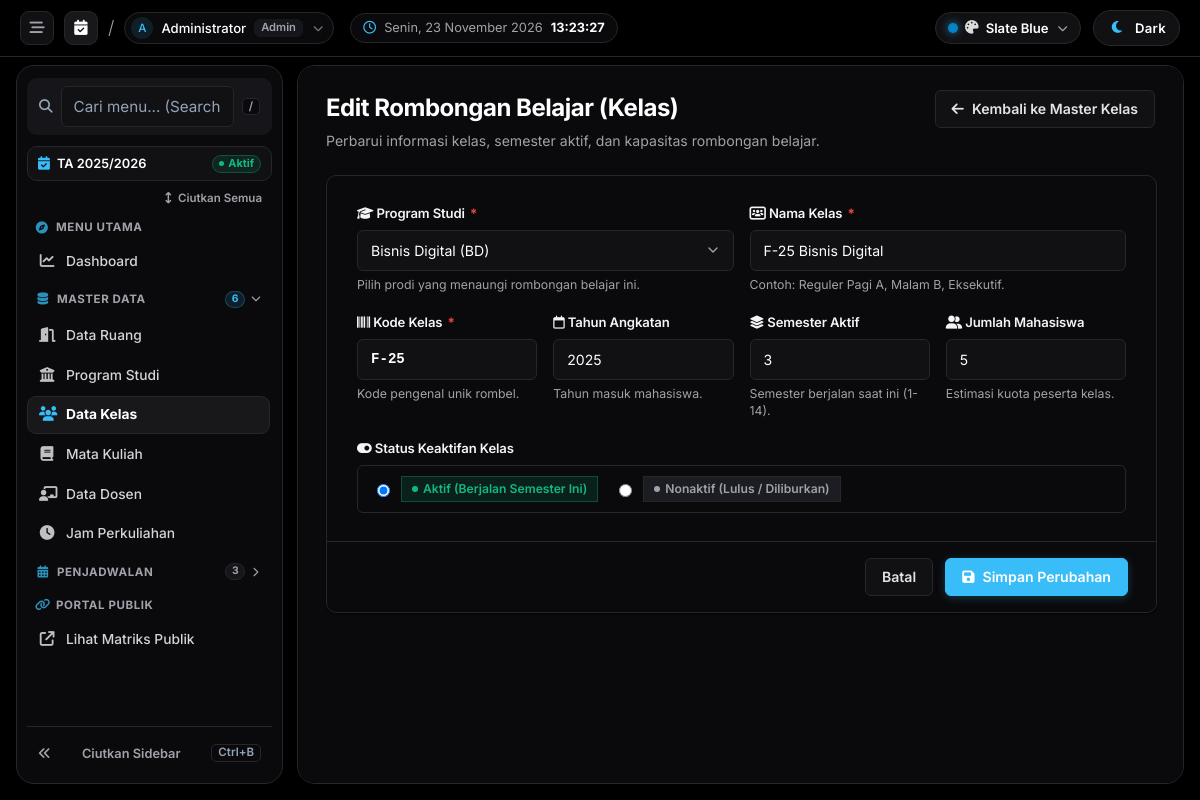
/kelas/edit?id=8 (signed in), run on the app's committed database.
### tables this page shows
CREATE TABLE `kelas` (
  `id` int(11) NOT NULL AUTO_INCREMENT,
  `prodi_id` int(11) NOT NULL,
  `kode_kelas` varchar(30) NOT NULL,
  `nama_kelas` varchar(120) NOT NULL,
  `angkatan` year(4) DEFAULT NULL,
  `semester` int(11) DEFAULT 1,
  `jumlah_mahasiswa` int(11) DEFAULT 0,
  `status` enum('aktif','nonaktif') DEFAULT 'aktif',
  `created_at` timestamp NOT NULL DEFAULT current_timestamp(),
  PRIMARY KEY (`id`),
  UNIQUE KEY `kode_kelas` (`kode_kelas`),
  KEY `fk_kelas_prodi` (`prodi_id`),
  CONSTRAINT `fk_kelas_prodi` FOREIGN KEY (`prodi_id`) REFERENCES `prodi` (`id`)
);

CREATE TABLE `prodi` (
  `id` int(11) NOT NULL AUTO_INCREMENT,
  `kode_prodi` varchar(30) NOT NULL,
  `nama_prodi` varchar(120) NOT NULL,
  `fakultas` varchar(120) DEFAULT NULL,
  `status` enum('aktif','nonaktif') DEFAULT 'aktif',
  `created_at` timestamp NOT NULL DEFAULT current_timestamp(),
  PRIMARY KEY (`id`),
  UNIQUE KEY `kode_prodi` (`kode_prodi`)
);

### app/core/Controller.php (called while the page is built, shortened)
<?php
class Controller
{
    protected function view(string $view, array $data = []): void
    {
        require __DIR__ . '/../views/layouts/main.php';
    }
}

### app/controllers/KelasController.php (called while the page is built, shortened)
<?php
class KelasController extends Controller
{
    public function edit(): void { AuthMiddleware::requireRole(['admin','operator_prodi']); $this->view('kelas/form', ['title'=>'Edit Kelas','item'=>(new Kelas())->find((int)$_GET['id']),'prodi'=>(new Prodi())->all('nama_prodi ASC')]); }
}

### app/core/Router.php (called while the page is built, shortened)
<?php
class Router
{
    private array $routes = [];
    private function add(string $method, string $path, array $handler): void
    {
        $this->routes[$method][trim($path, '/')] = $handler;
    }
    public function dispatch(): void
    {
        $method = $_SERVER['REQUEST_METHOD'];
        $uri = trim(parse_url($_SERVER['REQUEST_URI'], PHP_URL_PATH), '/');
        $uri = $uri ?: 'home';
        $handler = $this->routes[$method][$uri] ?? null;
        [$class, $action] = $handler;
        (new $class())->$action();
    }
}

### public/index.php (called while the page is built, shortened)
<?php
require __DIR__ . '/../app/helpers/functions.php';
spl_autoload_register(function ($class) {
    $paths = [
        __DIR__ . '/../app/core/' . $class . '.php',
        __DIR__ . '/../app/models/' . $class . '.php',
        __DIR__ . '/../app/controllers/' . $class . '.php',
        __DIR__ . '/../app/middleware/' . $class . '.php',
    ];
    foreach ($paths as $path) {
        if (file_exists($path)) {
            return;
        }
    }
});
$router = new Router();
$router->dispatch();

### app/helpers/functions.php (called while the page is built, shortened)
<?php
function app_base_url(): string
{
    static $baseUrl = null;
    if ($baseUrl !== null) {
        return $baseUrl;
    }
    $scriptName = str_replace('\\', '/', $_SERVER['SCRIPT_NAME'] ?? '');
    $basePath = str_replace('\\', '/', dirname($scriptName));
    if ($basePath === '/' || $basePath === '.') {
        return $baseUrl = '';
    }
    $basePath = rtrim($basePath, '/');
    return $baseUrl = rtrim($basePath, '/');
}
function url(string $path = ''): string
{
    return rtrim(app_base_url(), '/') . '/' . ltrim($path, '/');
}
function e(?string $value): string
{
    return htmlspecialchars((string) $value, ENT_QUOTES, 'UTF-8');
}

### app/core/Model.php (called while the page is built, shortened)
<?php
abstract class Model
{
    protected PDO $db;
    protected string $table;
    protected string $primaryKey = 'id';
    public function __construct()
    {
        $this->db = Database::connection();
    }
    public function all(string $orderBy = 'id DESC'): array
    {
        return $this->db->query("SELECT * FROM {$this->table} ORDER BY {$orderBy}")->fetchAll();
    }
    public function find(int $id): ?array
    {
        $stmt = $this->db->prepare("SELECT * FROM {$this->table} WHERE {$this->primaryKey} = ?");
        $stmt->execute([$id]);
        return $stmt->fetch() ?: null;
    }
}

### app/config/database.php (called while the page is built)
<?php
return [
    'host' => getenv('DB_HOST') ?: '127.0.0.1',
    'database' => getenv('DB_DATABASE') ?: 'db_penjadwalan_ruang',
    'username' => getenv('DB_USERNAME') ?: 'root',
    'password' => getenv('DB_PASSWORD') ?: '',
    'charset' => 'utf8mb4',
];

### app/core/Database.php (called while the page is built)
<?php
class Database
{
    private static ?PDO $pdo = null;
    public static function connection(): PDO
    {
        if (self::$pdo === null) {
            $config = require __DIR__ . '/../config/database.php';
            $dsn = "mysql:host={$config['host']};dbname={$config['database']};charset={$config['charset']}";
            self::$pdo = new PDO($dsn, $config['username'], $config['password'], [
                PDO::ATTR_ERRMODE => PDO::ERRMODE_EXCEPTION,
                PDO::ATTR_DEFAULT_FETCH_MODE => PDO::FETCH_ASSOC,
            ]);
        }
        return self::$pdo;
    }
}

### app/views/kelas/form.php (the view, shortened to what this page needs)
<div style="display: flex; justify-content: space-between; align-items: flex-start; margin-bottom: 24px; flex-wrap: wrap; gap: 16px;">
    <div>
        <h2 style="margin: 0; font-size: 1.5rem; font-weight: 700; color: var(--text-main); letter-spacing: -0.02em;">
            <?= $item ? 'Edit Rombongan Belajar (Kelas)' : 'Tambah Kelas Baru' ?>
        </h2>
        <p style="color: var(--text-muted); margin: 4px 0 0; font-size: 0.88rem;">
            <?= $item ? 'Perbarui informasi kelas, semester aktif, dan kapasitas rombongan belajar.' : 'Daftarkan rombongan belajar baru untuk pemetaan plotting jadwal mata kuliah.' ?>
        </p>
    </div>
    <a href="<?= url('kelas') ?>" class="btn btn-secondary">
        <i class="fa-solid fa-arrow-left"></i> Kembali ke Master Kelas
    </a>
</div>
<div class="card" style="width: 100%;">
    <form method="post" action="<?= $item ? url('kelas/update') : url('kelas/store') ?>" data-confirm-submit>
        <div class="form-card-body">
            <div class="form-grid-2" style="margin-bottom: 20px;">
                <div>
                    <label class="form-label">
                        <span><i class="fa-solid fa-graduation-cap mr-1 text-primary"></i> Program Studi <span class="required">*</span></span>
                    </label>
                    <select name="prodi_id" class="form-control" required>
                        <?php foreach ($prodi as $p): ?>
                            <option value="<?= $p['id'] ?>" <?= (($item['prodi_id'] ?? '') == $p['id']) ? 'selected' : '' ?>>
                                <?= e($p['nama_prodi']) ?> (<?= e($p['kode_prodi']) ?>)
                            </option>
                        <?php endforeach; ?>
                    </select>
                    <span class="form-hint">Pilih prodi yang menaungi rombongan belajar ini.</span>
                </div>
                <div>
                    <label class="form-label">
                        <span><i class="fa-solid fa-users-rectangle mr-1 text-primary"></i> Nama Kelas <span class="required">*</span></span>
                    </label>
                    <input name="nama_kelas" class="form-control" value="<?= e($item['nama_kelas'] ?? '') ?>" placeholder="Misal: Reguler Pagi A" required>
                    <span class="form-hint">Contoh: Reguler Pagi A, Malam B, Eksekutif.</span>
                </div>
            </div>
            <div class="form-grid-4" style="margin-bottom: 20px;">
                <div>
                    <label class="form-label">
                        <span><i class="fa-solid fa-barcode mr-1 text-primary"></i> Kode Kelas <span class="required">*</span></span>
                    </label>
                    <input name="kode_kelas" class="form-control" value="<?= e($item['kode_kelas'] ?? '') ?>" placeholder="Misal: SI-3A / IF-1B" required style="font-family: monospace; font-weight: 600; text-transform: uppercase;">
                    <span class="form-hint">Kode pengenal unik rombel.</span>
                </div>
                <div>
                    <label class="form-label">
                        <span><i class="fa-regular fa-calendar mr-1 text-primary"></i> Tahun Angkatan</span>
                    </label>
                    <input type="number" name="angkatan" class="form-control" value="<?= e($item['angkatan'] ?? date('Y')) ?>" placeholder="2024">
                    <span class="form-hint">Tahun masuk mahasiswa.</span>
                </div>
                <div>
                    <label class="form-label">
                        <span><i class="fa-solid fa-layer-group mr-1 text-primary"></i> Semester Aktif</span>
                    </label>
                    <input type="number" min="1" max="14" name="semester" class="form-control" value="<?= e($item['semester'] ?? '1') ?>" placeholder="1">
                    <span class="form-hint">Semester berjalan saat ini (1-14).</span>
                </div>
                <div>
                    <label class="form-label">
                        <span><i class="fa-solid fa-user-group mr-1 text-primary"></i> Jumlah Mahasiswa</span>
                    </label>
                    <input type="number" min="0" name="jumlah_mahasiswa" class="form-control" value="<?= e($item['jumlah_mahasiswa'] ?? '0') ?>" placeholder="35">
                    <span class="form-hint">Estimasi kuota peserta kelas.</span>
                </div>
            </div>
            <div class="form-group" style="margin-bottom: 0;">
                <label class="form-label">
                    <span><i class="fa-solid fa-toggle-on mr-1 text-primary"></i> Status Keaktifan Kelas</span>
                </label>
                <div class="radio-card-group">
                    <label class="radio-card-label">
                        <input type="radio" name="status" value="aktif" <?= (($item['status'] ?? 'aktif') === 'aktif') ? 'checked' : '' ?>>
                        <span class="badge-status-active"><span style="width:6px;height:6px;border-radius:50%;background:#10b981;"></span> Aktif (Berjalan Semester Ini)</span>
                    </label>
                    <label class="radio-card-label">
                        <input type="radio" name="status" value="nonaktif" <?= (($item['status'] ?? '') === 'nonaktif') ? 'checked' : '' ?>>
                        <span class="badge-status-inactive"><span style="width:6px;height:6px;border-radius:50%;background:var(--text-muted);"></span> Nonaktif (Lulus / Diliburkan)</span>
                    </label>
                </div>
            </div>
        </div>
        <div class="form-card-footer">
            <a href="<?= url('kelas') ?>" class="btn btn-secondary">
                Batal
            </a>
            <button type="submit" class="btn btn-primary">
                <i class="fa-solid fa-floppy-disk"></i> <?= $item ? 'Simpan Perubahan' : 'Simpan Data Kelas' ?>
            </button>
        </div>
    </form>
</div>

### data on the page
kelas: prodi_id "Bisnis Digital (BD)", nama_kelas "F-25 Bisnis Digital", kode_kelas "F-25", angkatan "2025", semester "3", jumlah_mahasiswa "5", status "☑ Aktif (Berjalan Semester Ini)", status "☐ Nonaktif (Lulus / Diliburkan)"

### other printed values
$initials "A"
$currentUser['name'] "Administrator"
str_replace('_', ' ', $currentUser['role'] ?? 'Admin') "Admin"
